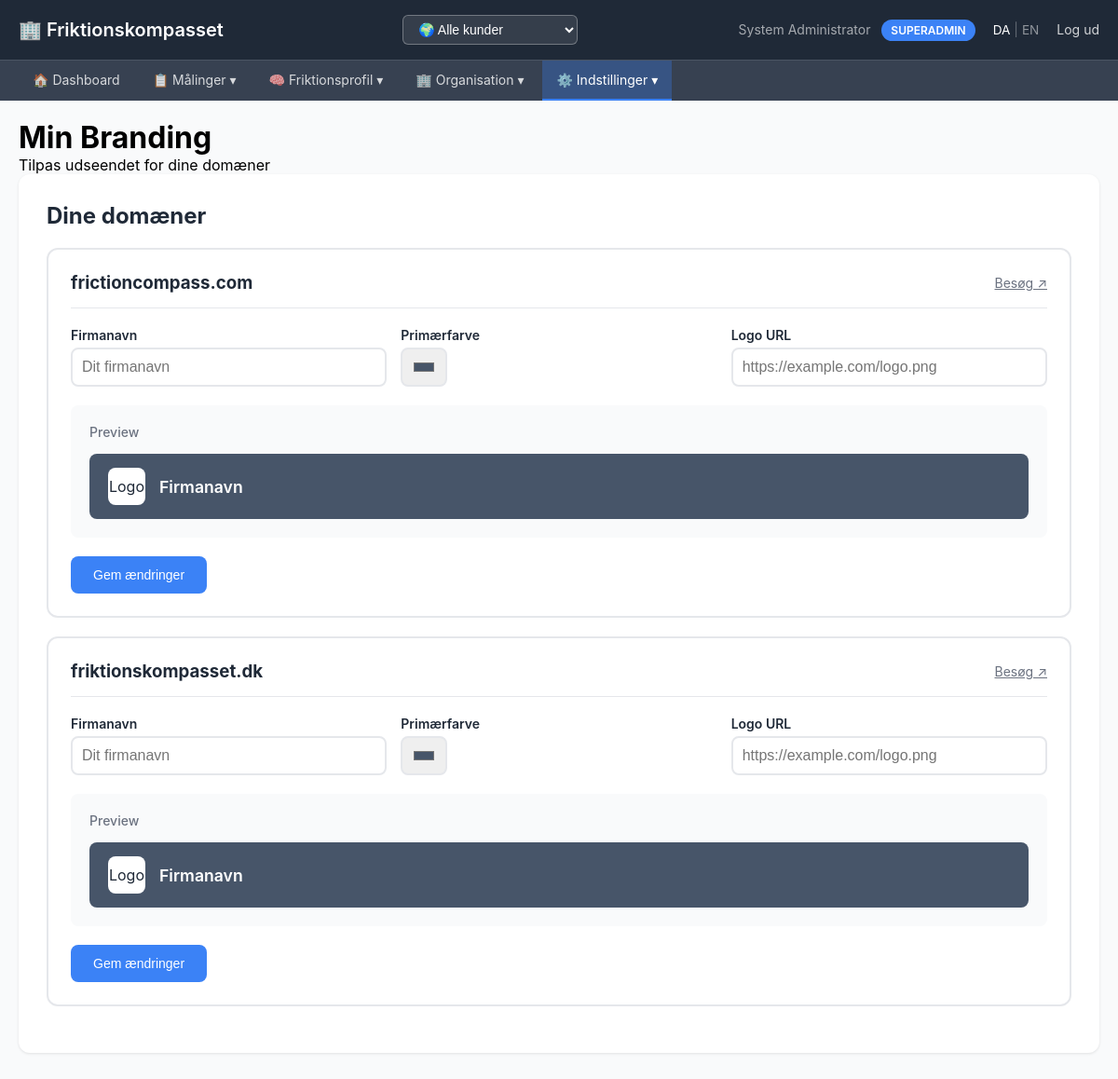
The page /admin/my-branding (signed in) on the database its author committed.
### tables this page shows
CREATE TABLE domains (
                id TEXT PRIMARY KEY,
                domain TEXT UNIQUE NOT NULL,
                customer_id TEXT,
                default_language TEXT DEFAULT 'da',
                branding_logo_url TEXT,
                branding_primary_color TEXT,
                branding_company_name TEXT,
                is_active INTEGER DEFAULT 1,
                created_at TIMESTAMP DEFAULT CURRENT_TIMESTAMP, auth_providers TEXT,
                FOREIGN KEY (customer_id) REFERENCES customers(id) ON DELETE SET NULL
            );

### admin_app.py (the view, shortened to what this page needs)
@app.route('/admin/my-branding')
@admin_required
def my_branding():
    user = session['user']
    with get_db() as conn:
        if user['role'] == 'superadmin':
            domains = conn.execute("""
                SELECT d.*, c.name as customer_name
                FROM domains d
                LEFT JOIN customers c ON d.customer_id = c.id
                ORDER BY d.domain
            """).fetchall()
    return render_template('admin/my_branding.html', domains=domains)

### admin_app.py (called while the page is built)
@app.before_request
def detect_domain():
    host = request.host.split(':')[0].lower()  # Remove port if present
    domain_config = get_domain_config(host)
    if domain_config:
        g.domain_config = domain_config
        if 'language' not in session:
            session['language'] = domain_config.get('default_language', 'da')
        if domain_config.get('customer_id') and 'user' in session:
            if session['user']['role'] in ('admin', 'superadmin') and 'customer_filter' not in session:
                session['customer_filter'] = domain_config['customer_id']
    else:
        g.domain_config = None

@app.context_processor
def inject_domain_config():
    return {
        'domain_config': getattr(g, 'domain_config', None)
    }

@app.context_processor
def inject_translation_helpers():
    return {
        't': t,
        'get_user_language': get_user_language,
        'supported_languages': SUPPORTED_LANGUAGES
    }

def admin_required(f):
    @wraps(f)
    def decorated_function(*args, **kwargs):
        if 'user' not in session:
            flash('Du skal være logget ind', 'error')
            return redirect(url_for('login'))
        if session['user']['role'] not in ('admin', 'superadmin'):
            flash('Kun admin har adgang til denne side', 'error')
            return redirect(url_for('analyser'))
        return f(*args, **kwargs)
    return decorated_function

### db_hierarchical.py (called while the page is built)
@contextmanager
def get_db():
    conn = sqlite3.connect(DB_PATH, timeout=30.0)
    conn.row_factory = sqlite3.Row
    conn.execute("PRAGMA foreign_keys=ON")
    conn.execute("PRAGMA journal_mode=WAL")
    try:
        yield conn
        conn.commit()
    finally:
        conn.close()

### db_multitenant.py (called while the page is built)
@contextmanager
def get_db():
    conn = sqlite3.connect(DB_PATH)
    conn.row_factory = sqlite3.Row
    conn.execute("PRAGMA foreign_keys=ON")
    try:
        yield conn
        conn.commit()
    finally:
        conn.close()

def get_domain_config(domain: str) -> Optional[Dict]:
    with get_db() as conn:
        row = conn.execute("""
            SELECT d.*, c.name as customer_name
            FROM domains d
            LEFT JOIN customers c ON d.customer_id = c.id
            WHERE d.domain = ? AND d.is_active = 1
        """, (domain.lower(),)).fetchone()
        if row:
            return dict(row)
        return None

### templates/admin/my_branding.html (shortened to what this page needs)
{% extends "admin/layout.html" %}
{% block content %}
<div class="page-header">
    <h1>Min Branding</h1>
    <p class="page-subtitle">Tilpas udseendet for dine domæner</p>
</div>
{% if domains %}
<div class="card">
    <h2>Dine domæner</h2>
    {% for domain in domains %}
    <div class="domain-card">
        <div class="domain-header">
            <h3>{{ domain.domain }}</h3>
            <a href="https://{{ domain.domain }}" target="_blank">Besøg ↗</a>
        </div>
        <form method="POST" action="/admin/my-branding/{{ domain.id }}/edit">
            <div class="form-row">
                <div class="form-group">
                    <label>Firmanavn</label>
                    <input type="text" name="branding_company_name"
                           value="{{ domain.branding_company_name or '' }}"
                           placeholder="Dit firmanavn"
                           oninput="updatePreview('{{ domain.id }}', this.form)">
                </div>
                <div class="form-group">
                    <label>Primærfarve</label>
                    <input type="color" name="branding_primary_color"
                           value="{{ domain.branding_primary_color or '#475569' }}"
                           oninput="updatePreview('{{ domain.id }}', this.form)">
                </div>
                <div class="form-group">
                    <label>Logo URL</label>
                    <input type="url" name="branding_logo_url"
                           value="{{ domain.branding_logo_url or '' }}"
                           placeholder="https://example.com/logo.png"
                           oninput="updatePreview('{{ domain.id }}', this.form)">
                </div>
            </div>
            <div class="preview-box">
                <h4>Preview</h4>
                <div class="preview-header" id="preview-{{ domain.id }}"
                     style="background: {{ domain.branding_primary_color or '#475569' }}">
                    <div class="preview-logo">
                        {% if domain.branding_logo_url %}
                        <img src="{{ domain.branding_logo_url }}" alt="Logo">
                        {% else %}
                        <span style="color: #1f2937;">Logo</span>
                        {% endif %}
                    </div>
                    <span class="preview-name">{{ domain.branding_company_name or 'Firmanavn' }}</span>
                </div>
            </div>
            <div style="margin-top: 20px;">
                <button type="submit" class="btn">Gem ændringer</button>
            </div>
        </form>
    </div>
    {% endfor %}
</div>
{% endif %}
{% endblock %}

### templates/admin/my_branding.html (style rules this page uses)
.card { background: white; border-radius: 12px; padding: 30px; margin-bottom: 20px; box-shadow: 0 1px 3px rgba(0,0,0,0.1); }
.card h2 { margin-bottom: 20px; color: #1f2937; }
.domain-card { border: 2px solid #e5e7eb; border-radius: 12px; padding: 24px; margin-bottom: 20px; }
.domain-header { display: flex; justify-content: space-between; align-items: center; margin-bottom: 20px; padding-bottom: 15px; border-bottom: 1px solid #e5e7eb; }
.domain-header h3 { margin: 0; color: #1f2937; }
.domain-header a { color: #6b7280; font-size: 0.875rem; }
.form-row { display: grid; grid-template-columns: repeat(auto-fit, minmax(200px, 1fr)); gap: 15px; margin-bottom: 15px; }
.form-group { display: flex; flex-direction: column; }
.form-group label { margin-bottom: 5px; font-weight: 600; color: #1f2937; font-size: 0.875rem; }
.form-group input { padding: 10px; border: 2px solid #e5e7eb; border-radius: 8px; font-size: 1rem; }
input[type="color"] { height: 42px; cursor: pointer; }
.btn { background: #3b82f6; color: white; padding: 12px 24px; text-decoration: none; border-radius: 8px; display: inline-block; font-weight: 500; border: none; cursor: pointer; font-size: 0.875rem; }
.preview-box { background: #f9fafb; border-radius: 8px; padding: 20px; margin-top: 20px; }
.preview-box h4 { margin: 0 0 15px 0; color: #6b7280; font-size: 0.875rem; font-weight: 500; }
.preview-header { background: var(--brand-color, #475569); padding: 15px 20px; border-radius: 8px; color: white; display: flex; align-items: center; gap: 15px; }
.preview-logo { width: 40px; height: 40px; background: white; border-radius: 8px; display: flex; align-items: center; justify-content: center; overflow: hidden; }
.preview-name { font-weight: 600; font-size: 1.1rem; }

### rows shown on the page
domains: domain "frictioncompass.com", branding_company_name "Firmanavn"
domains: domain "friktionskompasset.dk", branding_company_name "Firmanavn"

### other values the page prints
{{ session.user.name }} "System Administrator"
{{ session.user.role|upper }} "SUPERADMIN"
{{ t('nav.logout') }} "Log ud"
{{ t('nav.dashboard') }} "Dashboard"
{{ t('nav.maalinger', 'Målinger') }} "Målinger"
{{ t('nav.friktionsprofil', 'Friktionsprofil') }} "Friktionsprofil"
{{ t('nav.organisation', 'Organisation') }} "Organisation"
{{ t('nav.indstillinger') }} "Indstillinger"
